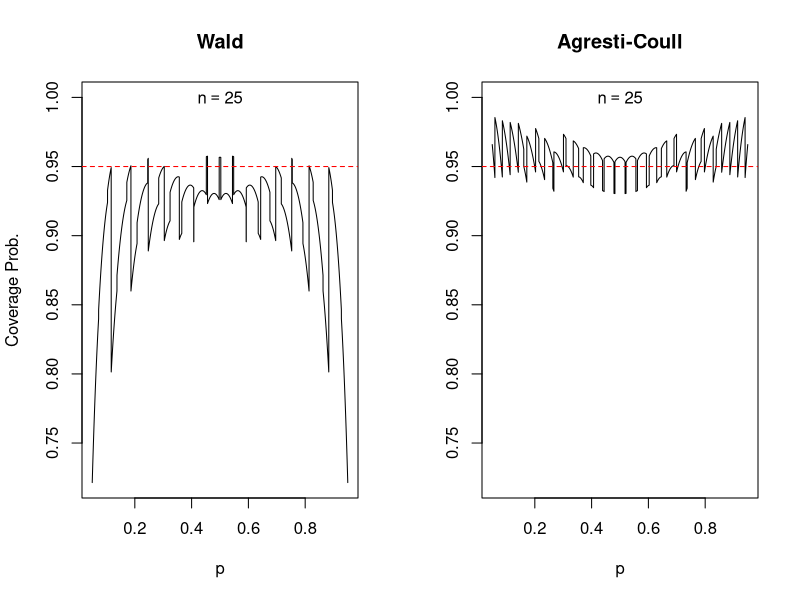
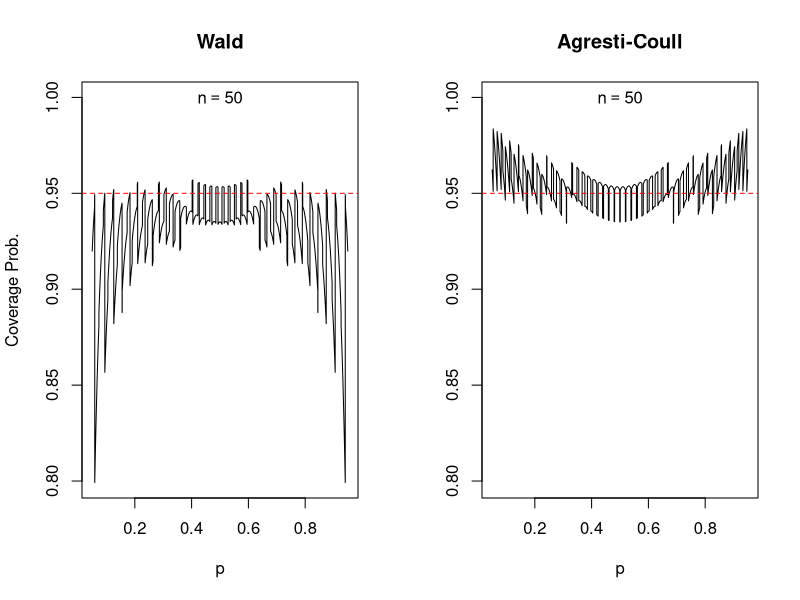
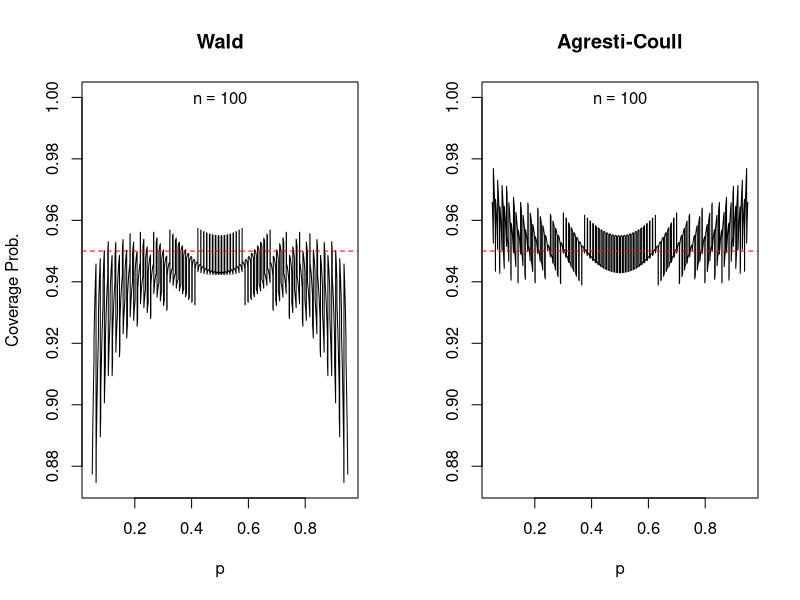
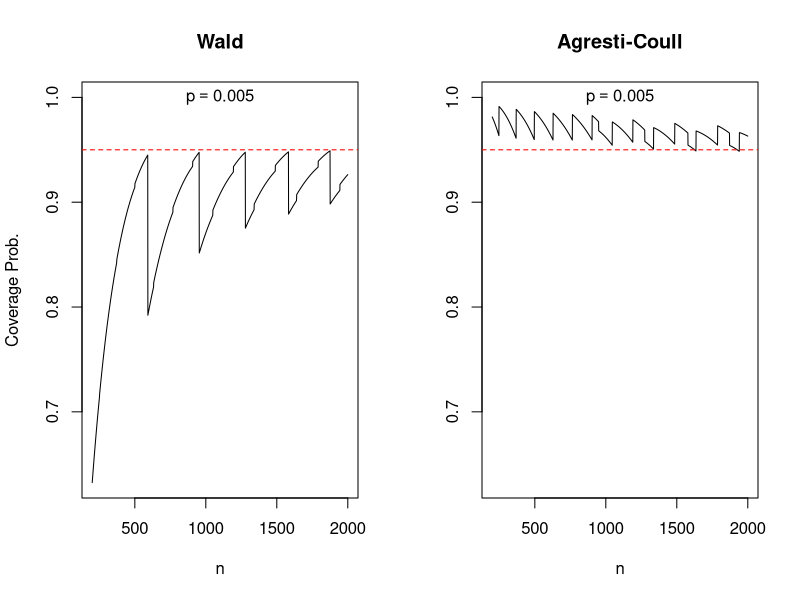
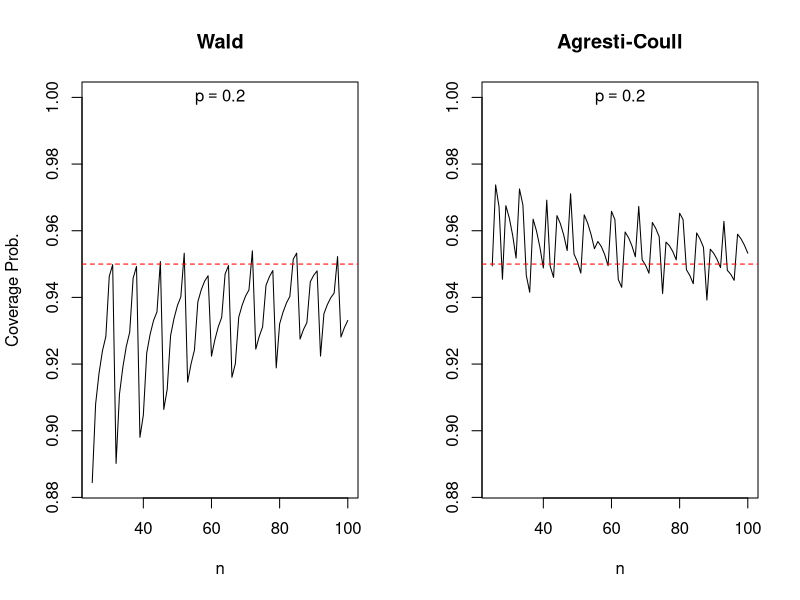

Recreate these plots in R, in order.
## ---- chunk 1
get_Wald_coverage <- function(p, n) {
#-----------------------------------------------------------------------------
# Calculates the exact coverage probability of a nominal 95% Wald confidence 
# interval for a population proportion.
#-----------------------------------------------------------------------------
# p   true population proportion
# n   sample size
#-----------------------------------------------------------------------------
  x <- 0:n
  p_hat <- x / n
  z <- qnorm(1 - 0.05 / 2)
  SE <- sqrt(p_hat * (1 - p_hat) / n)
  cover <- (p >= p_hat - z * SE) & (p <= p_hat + z * SE)
  prob_cover <- dbinom(x, n, p)
  sum(cover * prob_cover)
}

get_AC_coverage <- function(p, n) {
#-----------------------------------------------------------------------------
# Calculates the exact coverage probability of a nominal 95% Agresti-Coull
# confidence interval for a population proportion.
#-----------------------------------------------------------------------------
# p   true population proportion
# n   sample size
#-----------------------------------------------------------------------------
  x <- 0:n
  p_tilde <- (x + 2) / (n + 4)
  n_tilde <- n + 4            
  z <- qnorm(1 - 0.05 / 2)
  SE <- sqrt(p_tilde * (1 - p_tilde) / n_tilde)
  cover <- (p >= p_tilde - z * SE) & (p <= p_tilde + z * SE)
  prob_cover <- dbinom(x, n, p)
  sum(cover * prob_cover)
}

plot_n_comparison <- function(n_seq, p) {
#-----------------------------------------------------------------------------
# Plots a comparison of coverage probabilities for Wald and Agresti-Coull 
# nominal 95% confidence intervals for a population proportion over a grid of
# values for the sample size, holding the population proportion fixed.
#-----------------------------------------------------------------------------
# n_seq   vector of values for the sample size
# p       true population proportion
#-----------------------------------------------------------------------------
# Example:
#   my_p_seq <- seq(0.02, 0.98, 0.0001)
#   plot_p_comparison(my_p_seq, n = 25)
#-----------------------------------------------------------------------------
  wald <- sapply(n_seq, function(n) get_Wald_coverage(p, n))
  AC <- sapply(n_seq, function(n) get_AC_coverage(p, n))
  cover_min <- min(min(wald), min(AC))
  cover_max <- max(max(wald), max(AC))
  limits <- c(cover_min, 1)
  par(mfrow = c(1, 2))
  plot(n_seq, wald, type = 'l', xlab = 'n', ylim = limits, main = 'Wald', 
       ylab = 'Coverage Prob.')
  text(mean(n_seq), 1, labels = bquote(p == .(p)))
  abline(h = 0.95, lty = 2, col = 'red')
  plot(n_seq, AC, type = 'l', xlab = 'n', ylim = limits,
       main = 'Agresti-Coull', ylab = '')
  text(mean(n_seq), 1, labels = bquote(p == .(p)))
  abline(h = 0.95, lty = 2, col = 'red')
  par(mfrow = c(1, 1))
}

plot_p_comparison <- function(p_seq, n) {
#-----------------------------------------------------------------------------
# Plots a comparison of coverage probabilities for Wald and Agresti-Coull 
# nominal 95% confidence intervals for a population proportion over a grid of
# values for the population proportion, holding sample size fixed.
#-----------------------------------------------------------------------------
# p_seq   vector of values for the true population proportion
# n       sample size
#-----------------------------------------------------------------------------
# Example:
#   plot_n_comparison(n_seq = 25:100, p = 0.2)
#-----------------------------------------------------------------------------
  wald <- sapply(p_seq, function(p) get_Wald_coverage(p, n))
  AC <- sapply(p_seq, function(p) get_AC_coverage(p, n))
  cover_min <- min(min(wald), min(AC))
  limits <- c(cover_min, 1)
  par(mfrow = c(1, 2))
  plot(p_seq, wald, type = 'l', xlab = 'p', ylim = limits, main = 'Wald', 
       ylab = 'Coverage Prob.')
  text(0.5, 1, labels = bquote(n == .(n)))
  abline(h = 0.95, lty = 2, col = 'red')
  plot(p_seq, AC, type = 'l', xlab = 'p', ylim = limits,
       main = 'Agresti-Coull', ylab = '')
  text(0.5, 1, labels = bquote(n == .(n)))
  abline(h = 0.95, lty = 2, col = 'red')
  par(mfrow = c(1, 1))
}
## ---- chunk 2
my_p_seq <- seq(0.05, 0.95, 0.0001)
plot_p_comparison(my_p_seq, n = 25)
## ---- chunk 3
my_p_seq <- seq(0.05, 0.95, 0.0001)
plot_p_comparison(my_p_seq, n = 50)
plot_p_comparison(my_p_seq, n = 100)
## ---- chunk 4
plot_n_comparison(n_seq = 200:2000, p = 0.005)
plot_n_comparison(n_seq = 25:100, p = 0.2)
